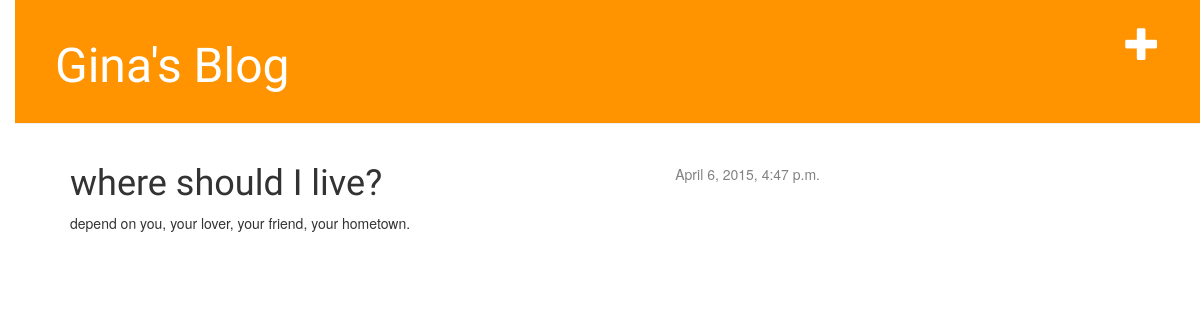
The app's page /post/2/ with its own data.
### blog/models.py (models this page shows, shortened)
class Post(models.Model):
    author = models.ForeignKey('auth.User')
    title = models.CharField(max_length=200)
    text = models.TextField()
    created_date = models.DateTimeField(
            default=timezone.now)
    published_date = models.DateTimeField(
            blank=True, null=True)

### blog/views.py (the view)
# urls.py: url(r'^post/(?P<pk>[0-9]+)/$', views.post_detail),
def post_detail(request, pk):
    post = get_object_or_404(Post, pk=pk)
    return render(request, 'blog/post_detail.html', {'post': post})

### blog/templates/blog/post_detail.html
{% extends 'blog/base.html' %}
{% block content %}
    <div class="post">
        {% if post.published_date %}
            <div class="date">
                {{ post.published_date }}
            </div>
        {% endif %}
        <h1>{{ post.title }}</h1>
        <p>{{ post.text|linebreaks }}</p>
    </div>
{% endblock %}

### static/css/blog.css (style rules this page uses)
body { padding-left: 15px; }
h1, h2, h3, h4 { font-family: 'Lobster', cursive; }
.date { float: right; color: #828282; }
.post { margin-bottom: 70px; }

### records on screen
Post: published_date "April 6, 2015, 4:47 p.m.", title "where should I live?", text "depend on you, your lover, your friend, your hometown."
